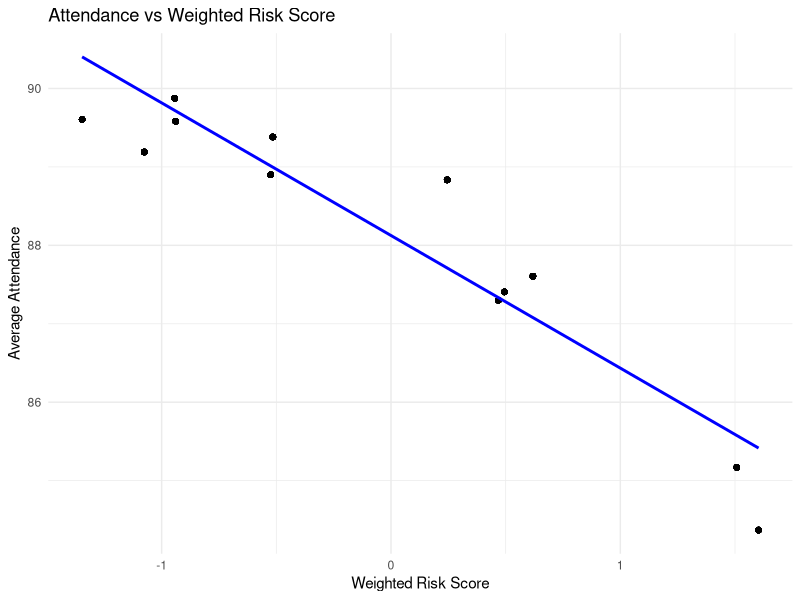

R code for this plot:

library(tidyverse)
library(readxl)
library(here)


df_clean <- read_excel(here("data_clean", "merged_attendance_eqi.xlsx"))

glimpse(df_clean)

# STEP 1: Standardise predictors
df_clean <- df_clean %>%
  mutate(
    eqi_std = as.numeric(scale(eqi_mean)),           # Standardize EQI
    vol_std = as.numeric(scale(volatility_present))  # Standardize volatility
  )

# STEP 2: Assign weights based on model variance explained
# ~63% EQI, ~37% volatility (from earlier models)

df_clean <- df_clean %>%
  mutate(
    risk_score = (0.63 * eqi_std) + (0.37 * vol_std)
  )

# STEP 3: Quick check of risk score distribution
summary(df_clean$risk_score)

# STEP 4: Validate association between risk score and attendance
model_lin <- lm(avg_present ~ risk_score, data = df_clean)
summary(model_lin)

# STEP 5: Visualise relationship
ggplot(df_clean, aes(x = risk_score, y = avg_present)) +
  geom_point(alpha = 0.6) +
  geom_smooth(method = "lm", se = FALSE, color = "blue") +
  labs(title = "Attendance vs Weighted Risk Score",
       x = "Weighted Risk Score",
       y = "Average Attendance") +
  theme_minimal()


model_lin <- lm(avg_present ~ risk_score, data = df_clean)
summary(model_lin)

